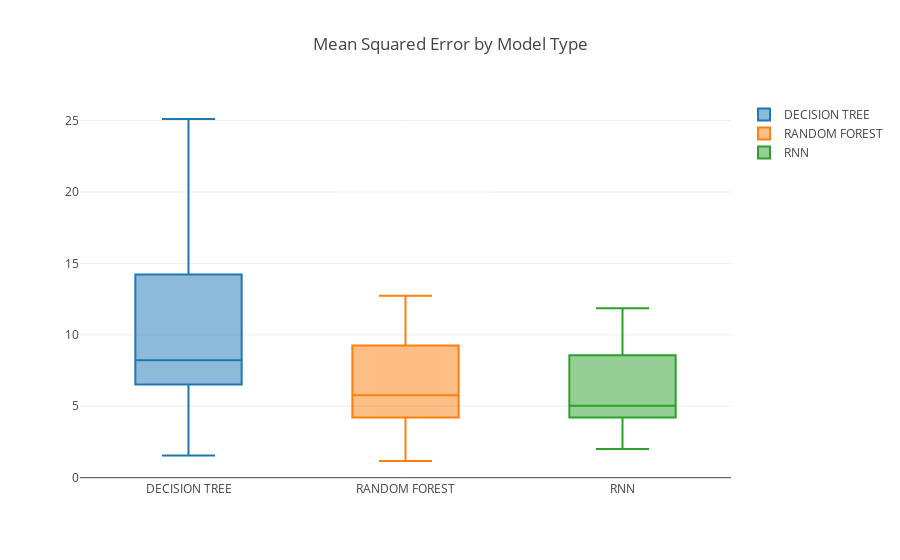

Here is the notebook cell this chart was saved with:
### Markdown cell above
Let's use some boxplots to review the performance of our models over all of our experiments

### Code cell
# All runs presented in pivot table 
create_boxplot_traces_for_results(results_df,'MODEL_NAME','MEAN_SQUARED_ERROR',"Mean Squared Error by Model Type")

### Figure 1 — Plotly figure (JSON) as saved in the notebook; plotly's stock layout.template omitted (floating-point values rounded to 4 significant figures)
{"data": [{"name": "DECISION TREE", "type": "box", "uid": "6dfbacfa-a05d-11e8-a9be-3c15c2df16f6", "y": [5.8, 8.436, 16.5, 12.52, 7.705, 1.834, 6.518, 7.993, 22.97, 14.22, 10.52, 1.577, 6.768, 7.784, 25.11, 15.43, 1.557, 10.21]}, {"name": "RANDOM FOREST", "type": "box", "uid": "6dfbaf5e-a05d-11e8-a5fc-3c15c2df16f6", "y": [4.37, 5.517, 11.88, 8.984, 6.637, 1.206, 4.216, 5.435, 12.74, 9.26, 6.042, 1.169, 4.216, 5.435, 12.74, 9.26, 6.042, 1.169]}, {"name": "RNN", "type": "box", "uid": "6dfbb0e4-a05d-11e8-ab7c-3c15c2df16f6", "y": [4.839, 5.106, 11.87, 8.563, 5.582, 2.017, 4.7, 5.628, 11.68, 8.337, 4.589, 2.093, 4.096, 4.966, 11.65, 8.632, 4.218, 2.013]}], "layout": {"title": "Mean Squared Error by Model Type"}}
